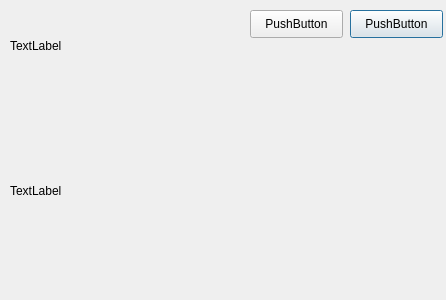
<?xml version="1.0" encoding="UTF-8"?>
<ui version="4.0">
 <class>Dialog</class>
 <widget class="QDialog" name="Dialog">
  <property name="geometry">
   <rect>
    <x>0</x>
    <y>0</y>
    <width>446</width>
    <height>300</height>
   </rect>
  </property>
  <property name="windowTitle">
   <string>Dialog</string>
  </property>
  <widget class="QPushButton" name="google">
   <property name="geometry">
    <rect>
     <x>350</x>
     <y>10</y>
     <width>93</width>
     <height>28</height>
    </rect>
   </property>
   <property name="text">
    <string>PushButton</string>
   </property>
  </widget>
  <widget class="QLabel" name="word">
   <property name="geometry">
    <rect>
     <x>10</x>
     <y>20</y>
     <width>211</width>
     <height>51</height>
    </rect>
   </property>
   <property name="text">
    <string>TextLabel</string>
   </property>
  </widget>
  <widget class="QLabel" name="info">
   <property name="geometry">
    <rect>
     <x>10</x>
     <y>90</y>
     <width>421</width>
     <height>201</height>
    </rect>
   </property>
   <property name="text">
    <string>TextLabel</string>
   </property>
  </widget>
  <widget class="QPushButton" name="bookmark">
   <property name="geometry">
    <rect>
     <x>250</x>
     <y>10</y>
     <width>93</width>
     <height>28</height>
    </rect>
   </property>
   <property name="text">
    <string>PushButton</string>
   </property>
  </widget>
 </widget>
 <resources/>
 <connections/>
</ui>
